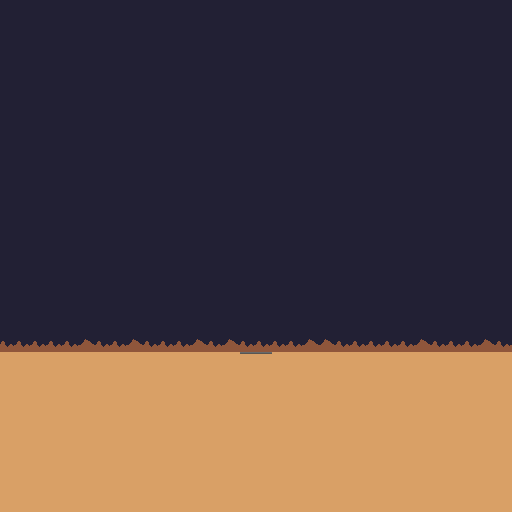

A 2D game scene composited from a Tiled map and its tileset images. What follows is a short description and the map's XML, with every tile layer's data as written:
An orthogonal 32x32 tile map with 16x16 px tiles, 1 tile layer (Tile Layer 1).

<map version="1.5" tiledversion="1.7.2" orientation="orthogonal" renderorder="right-up" width="32" height="32" tilewidth="16" tileheight="16" infinite="0" nextlayerid="2" nextobjectid="1">
 <tileset firstgid="1" source="tiles.tsx" />
 <layer id="1" name="Tile Layer 1" width="32" height="32">
  <data encoding="csv">
1,1,1,1,1,1,1,1,1,1,1,1,1,1,1,1,1,1,1,1,1,1,1,1,1,1,1,1,1,1,1,1,
1,1,1,1,1,1,1,1,1,1,1,1,1,1,1,1,1,1,1,1,1,1,1,1,1,1,1,1,1,1,1,1,
1,1,1,1,1,1,1,1,1,1,1,1,1,1,1,1,1,1,1,1,1,1,1,1,1,1,1,1,1,1,1,1,
1,1,1,1,1,1,1,1,1,1,1,1,1,1,1,1,1,1,1,1,1,1,1,1,1,1,1,1,1,1,1,1,
1,1,1,1,1,1,1,1,1,1,1,1,1,1,1,1,1,1,1,1,1,1,1,1,1,1,1,1,1,1,1,1,
1,1,1,1,1,1,1,1,1,1,1,1,1,1,1,1,1,1,1,1,1,1,1,1,1,1,1,1,1,1,1,1,
1,1,1,1,1,1,1,1,1,1,1,1,1,1,1,1,1,1,1,1,1,1,1,1,1,1,1,1,1,1,1,1,
1,1,1,1,1,1,1,1,1,1,1,1,1,1,1,1,1,1,1,1,1,1,1,1,1,1,1,1,1,1,1,1,
1,1,1,1,1,1,1,1,1,1,1,1,1,1,1,1,1,1,1,1,1,1,1,1,1,1,1,1,1,1,1,1,
1,1,1,1,1,1,1,1,1,1,1,1,1,1,1,1,1,1,1,1,1,1,1,1,1,1,1,1,1,1,1,1,
1,1,1,1,1,1,1,1,1,1,1,1,1,1,1,1,1,1,1,1,1,1,1,1,1,1,1,1,1,1,1,1,
1,1,1,1,1,1,1,1,1,1,1,1,1,1,1,1,1,1,1,1,1,1,1,1,1,1,1,1,1,1,1,1,
1,1,1,1,1,1,1,1,1,1,1,1,1,1,1,1,1,1,1,1,1,1,1,1,1,1,1,1,1,1,1,1,
1,1,1,1,1,1,1,1,1,1,1,1,1,1,1,1,1,1,1,1,1,1,1,1,1,1,1,1,1,1,1,1,
1,1,1,1,1,1,1,1,1,1,1,1,1,1,1,1,1,1,1,1,1,1,1,1,1,1,1,1,1,1,1,1,
1,1,1,1,1,1,1,1,1,1,1,1,1,1,1,1,1,1,1,1,1,1,1,1,1,1,1,1,1,1,1,1,
1,1,1,1,1,1,1,1,1,1,1,1,1,1,1,1,1,1,1,1,1,1,1,1,1,1,1,1,1,1,1,1,
1,1,1,1,1,1,1,1,1,1,1,1,1,1,1,1,1,1,1,1,1,1,1,1,1,1,1,1,1,1,1,1,
1,1,1,1,1,1,1,1,1,1,1,1,1,1,1,1,1,1,1,1,1,1,1,1,1,1,1,1,1,1,1,1,
1,1,1,1,1,1,1,1,1,1,1,1,1,1,1,1,1,1,1,1,1,1,1,1,1,1,1,1,1,1,1,1,
1,1,1,1,1,1,1,1,1,1,1,1,1,1,1,1,1,1,1,1,1,1,1,1,1,1,1,1,1,1,1,1,
4,4,4,4,4,5,4,4,5,4,4,4,5,4,5,4,4,4,4,5,5,4,4,4,4,4,5,4,4,4,5,4,
2,2,2,2,2,2,2,2,2,2,2,2,2,2,2,3,3,2,2,2,2,2,2,2,2,2,2,2,2,2,2,2,
2,2,2,2,2,2,2,2,2,2,2,2,2,2,2,2,2,2,2,2,2,2,2,2,2,2,2,2,2,2,2,2,
2,2,2,2,2,2,2,2,2,2,2,2,2,2,2,2,2,2,2,2,2,2,2,2,2,2,2,2,2,2,2,2,
2,2,2,2,2,2,2,2,2,2,2,2,2,2,2,2,2,2,2,2,2,2,2,2,2,2,2,2,2,2,2,2,
2,2,2,2,2,2,2,2,2,2,2,2,2,2,2,2,2,2,2,2,2,2,2,2,2,2,2,2,2,2,2,2,
2,2,2,2,2,2,2,2,2,2,2,2,2,2,2,2,2,2,2,2,2,2,2,2,2,2,2,2,2,2,2,2,
2,2,2,2,2,2,2,2,2,2,2,2,2,2,2,2,2,2,2,2,2,2,2,2,2,2,2,2,2,2,2,2,
2,2,2,2,2,2,2,2,2,2,2,2,2,2,2,2,2,2,2,2,2,2,2,2,2,2,2,2,2,2,2,2,
2,2,2,2,2,2,2,2,2,2,2,2,2,2,2,2,2,2,2,2,2,2,2,2,2,2,2,2,2,2,2,2,
2,2,2,2,2,2,2,2,2,2,2,2,2,2,2,2,2,2,2,2,2,2,2,2,2,2,2,2,2,2,2,2
</data>
 </layer>
</map>
